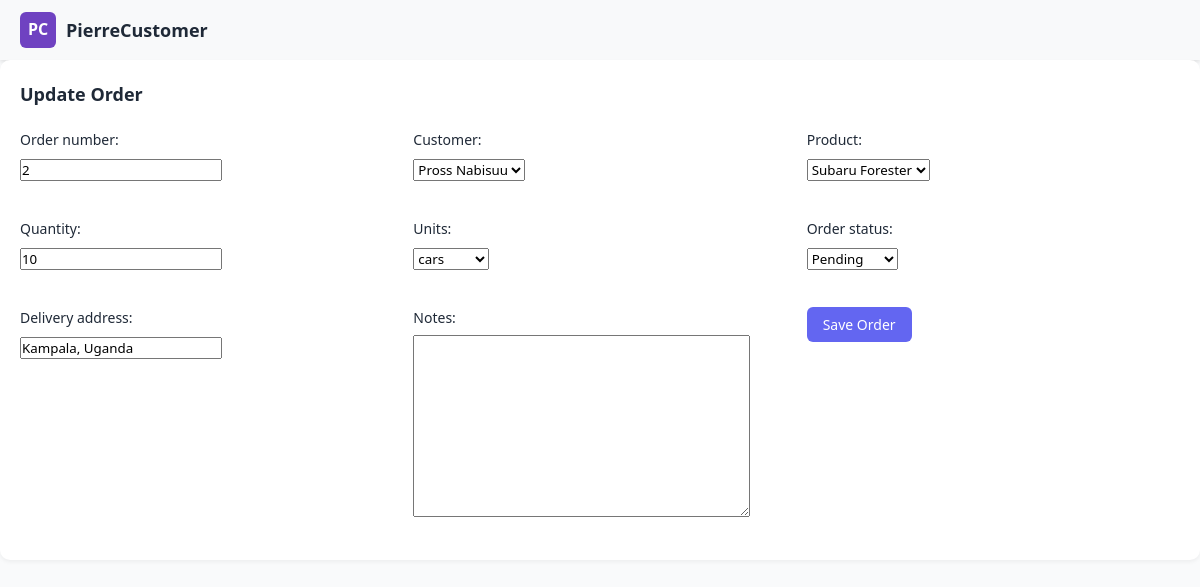
/updateOrder/2/, run on the app's committed database.
### pierre_CMS_App/models.py (models this page shows, shortened)
class Order(models.Model):
    ORDER_STATUS = (
        ('Pending', 'Pending'),
        ('Completed', 'Completed'),
        ('Cancelled', 'Cancelled'),
    )
    UNITS = (
        ('--select--', '--select--'),
        ('cars', 'cars'),
        ('pieces', 'pieces'),
        ('kgs', 'kgs'),
        ('tins', 'tins'),
        ('bags', 'bags'),
        ('trucks', 'trucks'),
        ('litres', 'litres'),
    )
    customer = models.ForeignKey(Customer, on_delete=models.CASCADE)
    Product = models.ForeignKey(Product, null=True, on_delete=models.CASCADE)
    order_number = models.PositiveIntegerField(auto_created=True, unique=True)
    Quantity = models.PositiveIntegerField(auto_created=True)
    Units = models.CharField(max_length=200, choices=UNITS, default='--Select--')
    order_status = models.CharField(max_length=200, choices=ORDER_STATUS, default='--Select--')
    order_date = models.DateTimeField(auto_now_add=True)
    delivery_address = models.CharField(max_length=200, null=True)
    notes = models.TextField(max_length=300, null=True, blank=True)

### pierre_CMS_App/views.py (the view)
# urls.py: path('updateOrder/<str:pk>/', views.updateOrder, name='updateOrder'),
def updateOrder(request, pk):
    orders = Order.objects.get(id=pk)
    updateOrderForm = OrderForm(instance=orders)
    if request.method == "POST":
        updateOrderForm = OrderForm(request.POST, instance=orders)
        if updateOrderForm.is_valid():
            updateOrderForm.save()
            return redirect('ordersPage')
    context = {
        'updateOrderForm': updateOrderForm,
    }
    return render(request, 'pierre_CMS_App/updateOrder.html', context)

### pierre_CMS_App/forms.py
class OrderForm(ModelForm):
    class Meta:
        model = Order
        fields = "__all__"
        exclude = ['order_date']

### pierre_CMS_App/models.py (called while the page is built)
    def __str__(self):
        return f"{self.first_name} {self.last_name}"

    def __str__(self):
        return self.name

### pierre_CMS_App/templates/pierre_CMS_App/updateOrder.html (shortened to what this page needs)
{% load static %}
<!DOCTYPE html>
<html lang="en">
<head>
    <link rel="stylesheet" href="{% static 'css/main.css' %}">
</head>
<body>
    <nav class="navbar">
        <div class="navbar-container">
            <a href="#" class="logo">
                <div class="logo-icon">PC</div>
                <div class="logo-text">PierreCustomer</div>
            </a>
        </div>
    </nav>
    <div class="container">
        <div class="form-container">
            <h2 class="form-title">Update Order</h2>
            <form action="" method="POST">
                <div class="form-grid">
                    <div class="form-group">
                        <label class="form-label">{{updateOrderForm.order_number.label_tag}}</label>
                        {{updateOrderForm.order_number}}
                    </div>
                    <div class="form-group">
                        <label class="form-label">{{updateOrderForm.customer.label_tag}}</label>
                        {{updateOrderForm.customer}}
                    </div>
                    <div class="form-group">
                        <label class="form-label">{{updateOrderForm.Product.label_tag}}</label>
                        {{updateOrderForm.Product}}
                    </div>
                    <div class="form-group">
                        <label class="form-label">{{updateOrderForm.Quantity.label_tag}}</label>
                        {{updateOrderForm.Quantity}}
                    </div>
                    <div class="form-group">
                        <label class="form-label">{{updateOrderForm.Units.label_tag}}</label>
                        {{updateOrderForm.Units}}
                    </div>
                    <div class="form-group">
                        <label class="form-label">{{updateOrderForm.order_status.label_tag}}</label>
                        {{updateOrderForm.order_status}}
                    </div>
                    <div class="form-group">
                        <label class="form-label">{{updateOrderForm.delivery_address.label_tag}}</label>
                        {{updateOrderForm.delivery_address}}
                    </div>
                    <div class="form-group">
                        <label class="form-label">{{updateOrderForm.notes.label_tag}}</label>
                        {{updateOrderForm.notes}}
                    </div>
                    <div class="form-submit">
                        <input type="submit" value="Save Order" class="btn btn-primary">
                    </div>
                </div>
            </form>
        </div>
    </div>
</body>
</html>

### static/css/main.css (style rules this page uses)
:root { --primary: #6366f1; --primary-light: #818cf8; --primary-dark: #4f46e5; --accent: #f472b6; --light: #f9fafb; --dark: #1f2937; --gray: #9ca3af; --gray-light: #f3f4f6; }
* { margin: 0; padding: 0; box-sizing: border-box; font-family: 'Segoe UI', Tahoma, Geneva, Verdana, sans-serif; }
body { background-color: var(--light); color: var(--dark); line-height: 1.6; }
* { margin: 0; padding: 0; box-sizing: border-box; }
.navbar { background-color: #f8f9fa; padding: 12px 20px; box-shadow: 0 2px 4px rgba(0,0,0,0.1); }
.navbar-container { display: flex; justify-content: space-between; align-items: center; max-width: 1200px; margin: 0 auto; }
.logo { display: flex; align-items: center; text-decoration: none; color: inherit; }
.logo-icon { background-color: #6f42c1; color: white; width: 36px; height: 36px; border-radius: 6px; display: flex; align-items: center; justify-content: center; font-weight: bold; margin-right: 10px; }
.logo-text { font-weight: bold; font-size: 18px; }
.form-grid { display: grid; grid-template-columns: repeat(auto-fill, minmax(300px, 1fr)); gap: 20px; }
.form-group { margin-bottom: 16px; }
.form-label { display: block; margin-bottom: 8px; font-weight: 500; color: #555; }
.btn { padding: 8px 16px; border-radius: 6px; font-size: 14px; font-weight: 500; cursor: pointer; display: inline-flex; align-items: center; border: none; transition: all 0.2s; }
.btn-primary { background-color: var(--primary); color: white; }
.form-container { background-color: white; border-radius: 10px; box-shadow: 0 2px 4px rgba(0,0,0,0.05); padding: 20px; }
.form-title { font-size: 18px; font-weight: 600; margin-bottom: 20px; }
.form-group { margin-bottom: 15px; }
.form-label { display: block; margin-bottom: 6px; font-size: 14px; font-weight: 500; color: var(--dark); }

### data on the page
Order: order_number "2", customer "Pross Nabisuu", Product "Subaru Forester", Quantity "10", Units "cars", order_status "Pending", delivery_address "Kampala, Uganda"

### other printed values
{{ updateOrderForm.order_number.label_tag }} "Order number:"
{{ updateOrderForm.customer.label_tag }} "Customer:"
{{ updateOrderForm.Product.label_tag }} "Product:"
{{ updateOrderForm.Quantity.label_tag }} "Quantity:"
{{ updateOrderForm.Units.label_tag }} "Units:"
{{ updateOrderForm.order_status.label_tag }} "Order status:"
{{ updateOrderForm.delivery_address.label_tag }} "Delivery address:"
{{ updateOrderForm.notes.label_tag }} "Notes:"
